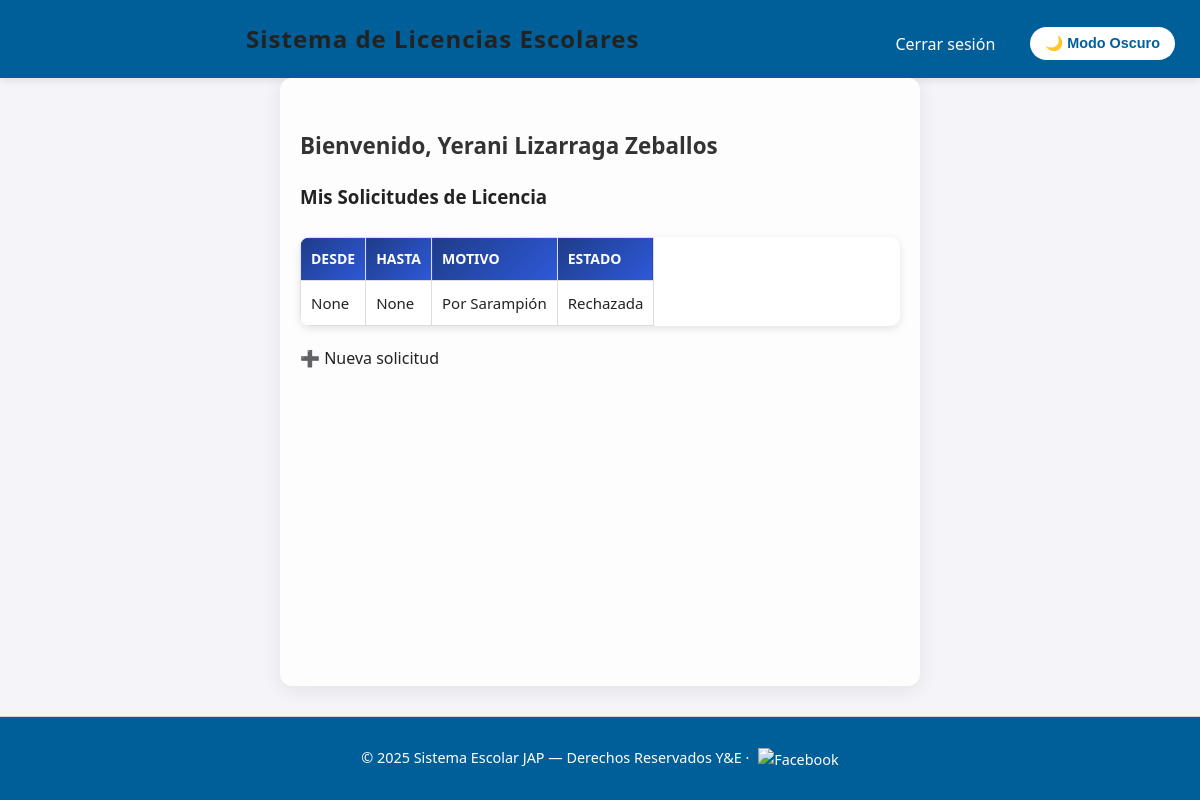
Page /dashboard_profesor (signed in) on the committed database.
### tables this page shows
CREATE TABLE licencias (
            id INTEGER PRIMARY KEY AUTOINCREMENT,
            profesor_id INTEGER,
            fecha TEXT,
            motivo TEXT,
            estado TEXT DEFAULT 'En espera', fecha_inicio TEXT, fecha_fin TEXT,
            FOREIGN KEY (profesor_id) REFERENCES profesores(id)
        );

### app.py (the view)
    @app.route('/dashboard_profesor')
    def dashboard_profesor():
        if session.get('user_role') != 'profesor':
            return redirect(url_for('login'))
        conn = get_db_connection()
        licencias = conn.execute(
            'SELECT * FROM licencias WHERE profesor_id = ? ORDER BY fecha DESC',
            (session['profesor_id'],)
        ).fetchall()
        conn.close()
        return render_template('dashboard_profesor.html', licencias=licencias)

### templates/dashboard_profesor.html (shortened to what this page needs)
{% extends "base.html" %}
{% block content %}
<div class="profesor-panel">
  <h2>Bienvenido, {{ session['user_name'] }}</h2>
  <h3>Mis Solicitudes de Licencia</h3>
  {% if licencias %}
  <div class="tabla-container">
    <table class="tabla-licencias">
      <thead>
        <tr>
          <th>Desde</th>
          <th>Hasta</th>
          <th>Motivo</th>
          <th>Estado</th>
        </tr>
      </thead>
      <tbody>
        {% for licencia in licencias %}
        <tr>
          <td data-label="Desde">{{ licencia['fecha_inicio'] }}</td>
          <td data-label="Hasta">{{ licencia['fecha_fin'] }}</td>
          <td data-label="Motivo">{{ licencia['motivo'] }}</td>
          <td data-label="Estado">{{ licencia['estado'] }}</td>
        </tr>
        {% endfor %}
      </tbody>
    </table>
  </div>
  {% else %}
  <p class="no-solicitudes">No has enviado solicitudes aún.</p>
  {% endif %}
  <div class="nueva-solicitud">
    <a href="{{ url_for('solicitudes') }}" class="btn-nueva">➕ Nueva solicitud</a>
  </div>
</div>
{% endblock %}

### static/css/styles.css (style rules this page uses)
body { font-family: "Segoe UI", Roboto, Arial, sans-serif; margin: 0; padding: 0; background: #eef1f6; color: #2c2f36; line-height: 1.6; }
table { width: 100%; border-collapse: collapse; margin-top: 25px; overflow: hidden; border-radius: 10px; box-shadow: 0 2px 8px rgba(0,0,0,0.1); }
table th, table td { padding: 14px; border-bottom: 1px solid #e0e0e0; text-align: left; font-size: 15px; }
table th { background-color: #1f3c88; color: #fff; font-weight: 600; text-transform: uppercase; }
a { text-decoration: none; color: inherit; }
table { border-collapse: collapse; width: 100%; border-radius: 10px; overflow: hidden; box-shadow: 0 4px 12px rgba(0,0,0,0.1); background: #fff; }
table th, table td { padding: 14px 16px; text-align: left; transition: background 0.3s ease, color 0.3s ease; }
table th { background: linear-gradient(135deg, #1f3c88, #2e59d9); color: #fff; font-weight: 600; text-transform: uppercase; font-size: 14px; }
table tr { transition: background 0.3s ease, transform 0.2s ease; }
body, header, main, table, th, td, .form-container, .login-card, .footer, .btn-primary, .login-card button { transition: background-color 0.4s ease, color 0.4s ease, border-color 0.4s ease, box-shadow 0.4s ease; }
table { width: 100%; border-collapse: collapse; margin-bottom: 20px; overflow-x: auto; display: block; }
table th, table td { padding: 10px; text-align: left; border: 1px solid #ddd; white-space: nowrap; }

### static/dashboard.css (style rules this page uses)
body { margin: 0; font-family: "Poppins", sans-serif; background-color: #f5f7fa; color: #333; }
h2 { margin-top: 30px; font-size: 1.4rem; color: #333; }
table { width: 100%; border-collapse: collapse; background: #fff; border-radius: 10px; box-shadow: 0 3px 8px rgba(0,0,0,0.1); min-width: 600px; }
th, td { padding: 12px; text-align: left; border-bottom: 1px solid #ddd; }
th { background: #2b3e50; color: #fff; }

### templates/base.html (style rules this page uses)
:root { --color-bg: #f4f4f9; --color-text: #222; --color-primary: #005f99; --color-secondary: #0099cc; --color-accent: #0077b6; }
body { font-family: 'Segoe UI', Tahoma, Geneva, Verdana, sans-serif; margin: 0; background: var(--color-bg); color: var(--color-text); transition: background 0.3s, color 0.3s; min-height: 100vh; display: flex; flex-direction: column; }

### rows in the picture
licencias: fecha_inicio "None", fecha_fin "None", motivo "Por Sarampión", estado "Rechazada"

### other values in the picture
{{ session['user_name'] }} "Yerani Lizarraga Zeballos"
